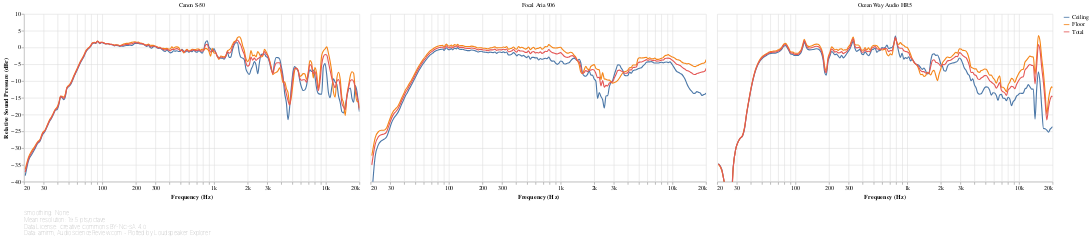

Source (notebook cell):
### Markdown cell above
[ANSI-CTA-2034-A](https://shop.cta.tech/products/standard-method-of-measurement-for-in-home-loudspeakers) section 5.2 defines the following Vertical Reflection curves as the power average of the responses at the following vertical angles:

- **Floor**: -20° to -40°
- **Ceiling**: +40° to +60°

### Code cell
#@markdown
reflection_responses_chart('Vertical')

### Figure 1 — Vega-Lite specification as saved in the notebook (floating-point values rounded to 4 significant figures; data arrays with more than 128 entries replaced by an {"elided": "..."} marker saying what was removed)
{"config": {"view": {"continuousWidth": 400, "continuousHeight": 300, "opacity": 0}}, "vconcat": [{"data": {"name": "data-9e8e250c93db9d5fc645bc5bbbc1df6d"}, "facet": {"type": "nominal", "field": "speaker", "title": null}, "spec": {"layer": [{"mark": {"type": "line", "clip": true, "interpolate": "monotone"}, "encoding": {"opacity": {"condition": {"value": 1, "selection": "selector030"}, "value": 0.2}}, "selection": {"selector030": {"type": "multi", "encodings": ["color"], "bind": "legend"}, "selector032": {"type": "interval", "bind": "scales", "encodings": ["x", "y"]}, "selector033": {"type": "single", "fields": ["speaker"], "bind": {"input": "select", "options": [null, "Canon S-50", "Focal Aria 906", "Ocean Way Audio HR5"], "labels": ["All", "Canon S-50", "Focal Aria 906", "Ocean Way Audio HR5"], "name": "Speaker: "}}}}, {"mark": {"type": "circle", "clip": true, "size": 100}, "encoding": {"fillOpacity": {"condition": {"value": 0.3, "selection": "selector031"}, "value": 0}}, "selection": {"selector031": {"type": "single", "on": "mouseover", "clear": "mouseout", "empty": "none", "encodings": ["x", "y"]}}}], "encoding": {"color": {"type": "nominal", "field": "key", "legend": {"symbolType": "stroke"}, "sort": null, "title": null}, "tooltip": [{"type": "nominal", "field": "key", "title": "Direction"}, {"type": "quantitative", "field": "frequency", "format": ".03s", "title": "Frequency (Hz)"}, {"type": "quantitative", "field": "value", "format": ".2f", "title": "Value (dB)"}], "x": {"type": "quantitative", "axis": {"format": "s"}, "field": "frequency", "scale": {"base": 10, "domain": [20, 20000], "nice": false, "type": "log"}, "title": "Frequency (Hz)"}, "y": {"type": "quantitative", "axis": {"grid": true}, "field": "value", "scale": {"domain": [-40, 10]}, "title": ["Relative Sound Pressure (dBr)"]}}, "height": 300, "transform": [{"flatten": ["frequency", "Ceiling", "Floor", "Total"]}, {"fold": ["Ceiling", "Floor", "Total"]}], "width": 600}, "transform": [{"filter": {"selection": "selector033"}}]}, {"mark": "text", "height": 1, "title": {"text": ["Smoothing: None", "Mean resolution: 19.5 pts/octave", "Data License: Creative Commons BY-NC-SA 4.0", "Data: amirm, AudioScienceReview.com - Plotted by Loudspeaker Explorer"], "anchor": "start", "color": "gray", "fontSize": 10, "fontWeight": "lighter"}, "width": 600}], "resolve": {"legend": {"color": "independent"}}, "$schema": "https://vega.github.io/schema/vega-lite/v4.8.1.json", "datasets": {"data-9e8e250c93db9d5fc645bc5bbbc1df6d": [{"speaker": "Canon S-50", "frequency": {"elided": "194 float values"}, "Ceiling": {"elided": "194 float values"}, "Floor": {"elided": "194 float values"}, "Total": {"elided": "194 float values"}}, {"speaker": "Focal Aria 906", "frequency": {"elided": "194 float values"}, "Ceiling": {"elided": "194 float values"}, "Floor": {"elided": "194 float values"}, "Total": {"elided": "194 float values"}}, {"speaker": "Ocean Way Audio HR5", "frequency": {"elided": "194 float values"}, "Ceiling": {"elided": "194 float values"}, "Floor": {"elided": "194 float values"}, "Total": {"elided": "194 float values"}}]}}
